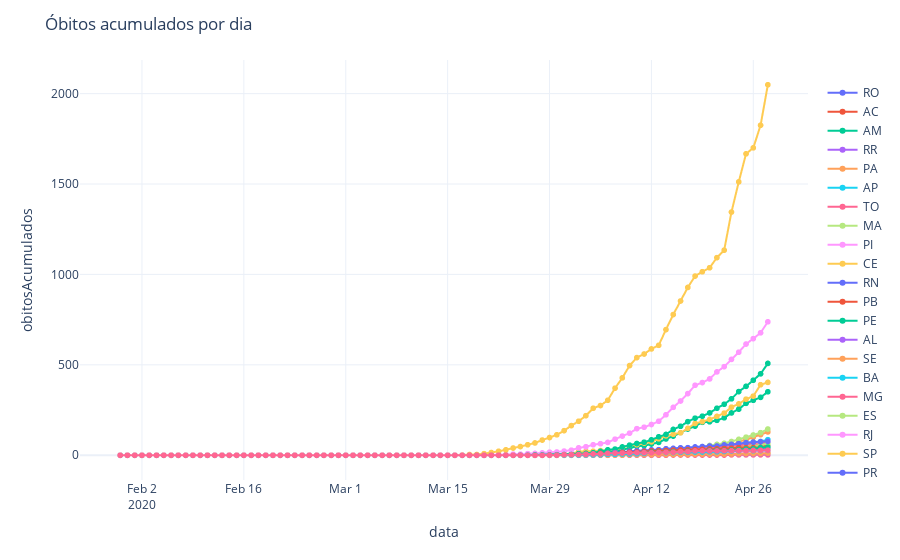

Notebook code for this chart:
### Code cell
fig = px.line(dadoslimpo, x='data', y='obitosAcumulados',color="sigla",line_group="sigla", hover_name="sigla", text='obitosAcumulados')
fig.update_layout(title='Óbitos acumulados por dia',legend_title='<b> </b>',
                   
                   showlegend=True, template="plotly_white",direction='clockwise',)
fig.show()
plotly.offline.plot(fig, filename='HTML/ObitosAcumuladoEstadosDia.html', auto_open=False)
